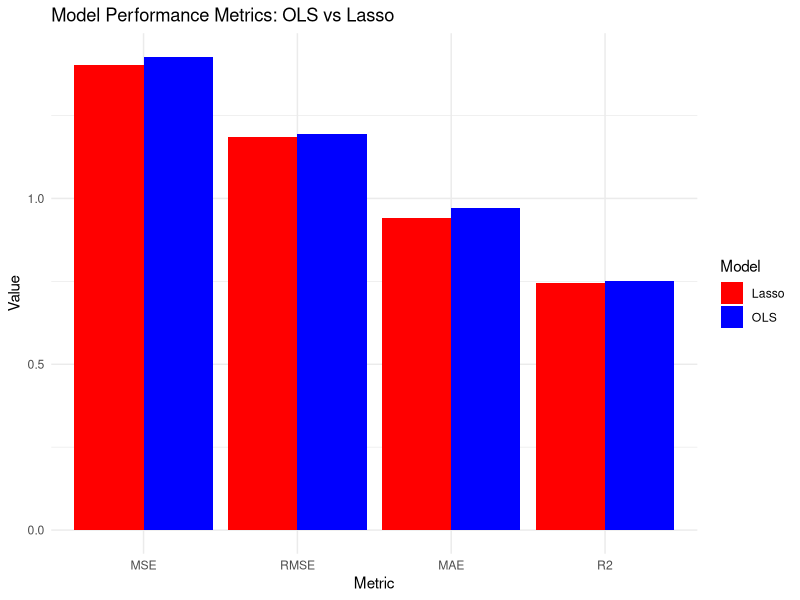

The R script that drew this image:
## ---- chunk 1
# Set the seed for reproducibility
set.seed(123)

# Simulate data
n <- 100  # number of observations
x1 <- rnorm(n)  # predictor 1
x2 <- rnorm(n)  # predictor 2
x3 = rnorm(n)

# Response variable with some noise
y <- 3 + 0.5 * x1 + 2 * x2 + rnorm(n)

# Combine into a data frame
dat <- data.frame(x1 = x1, x2 = x2, x3 = x3, y = y)

# View the first few rows of the data
head(dat)
## ---- chunk 2
# Load the required package
library(caret)

# Split the data: 70% for training, 30% for testing
set.seed(123)
train_index <- createDataPartition(dat$y, p = 0.7, list = FALSE)
train_data <- dat[train_index, ]
test_data <- dat[-train_index, ]
## ---- chunk 3
# Fit an OLS model
ols_model <- lm(y ~ x1 + x2 + x3, data = train_data)

# View the model summary to see the coefficients
summary(ols_model)

# Predict on the test data
ols_predictions <- predict(ols_model, newdata = test_data)

## ---- chunk 4
# Load the glmnet package
library(glmnet)

# Prepare the predictors and response variable
X_train <- as.matrix(train_data[, c("x1", "x2", "x3")])  # predictors for training
y_train <- train_data$y  # response for training
X_test <- as.matrix(test_data[, c("x1", "x2", "x3")])  # predictors for testing

# Fit a Lasso model with cross-validation to find the best lambda
lasso_cv_model <- cv.glmnet(X_train, y_train, alpha = 1)
#cv.glmnet(): This function fits a generalized linear model using Lasso regularization and performs cross-validation to select the best lambda.

#alpha = 1: This sets the model to use Lasso regression. In the glmnet function, alpha determines the type of regularization:
#alpha = 1: Lasso (L1 regularization).
#alpha = 0: Ridge regression (L2 regularization).
#alpha between 0 and 1: Elastic Net (a mix of both Lasso and Ridge).


# Find the best lambda
best_lambda <- lasso_cv_model$lambda.min

# Print the best lambda
print(paste("Best Lambda (Lasso):", best_lambda))

# Fit the final Lasso model using the best lambda
lasso_model <- glmnet(X_train, y_train, alpha = 1, lambda = .09)
#Tuning of lambda - making the penalty bigger (more bias less variance)
#lasso_model <- glmnet(X_train, y_train, alpha = 1, lambda = .9)


# Predict on the test data using the Lasso model
lasso_predictions <- predict(lasso_model, newx = X_test)

## ---- chunk 5
# Load required libraries
library(glmnet)
library(caret)

# Function to calculate alternative metrics
calculate_metrics <- function(actual, predicted) {
  mse <- mean((actual - predicted)^2)
  rmse <- sqrt(mse)
  mae <- mean(abs(actual - predicted))
  r_squared <- cor(actual, predicted)^2
  return(data.frame(MSE = mse, RMSE = rmse, MAE = mae, R2 = r_squared))
}

# OLS Model Metrics
ols_predictions <- predict(ols_model, newdata = test_data)
ols_metrics <- calculate_metrics(test_data$y, ols_predictions)

# Lasso Model Metrics
lasso_predictions <- as.vector(predict(lasso_model, newx = X_test))
lasso_metrics <- calculate_metrics(test_data$y, lasso_predictions)

# Combine metrics into a data frame
metrics_comparison <- rbind(
  cbind(Model = "OLS", ols_metrics),
  cbind(Model = "Lasso", lasso_metrics)
)

# Print the comparison of metrics
print(metrics_comparison)
## ---- chunk 6
# Load ggplot2 for plotting
library(ggplot2)

# Convert the data to a long format for easier plotting
metrics_long <- reshape2::melt(metrics_comparison, id.vars = "Model")

# Plot the comparison of metrics
ggplot(metrics_long, aes(x = variable, y = value, fill = Model)) +
  geom_bar(stat = "identity", position = "dodge") +
  labs(title = "Model Performance Metrics: OLS vs Lasso",
       x = "Metric",
       y = "Value") +
  theme_minimal() +
  scale_fill_manual(values = c("OLS" = "blue", "Lasso" = "red"))
